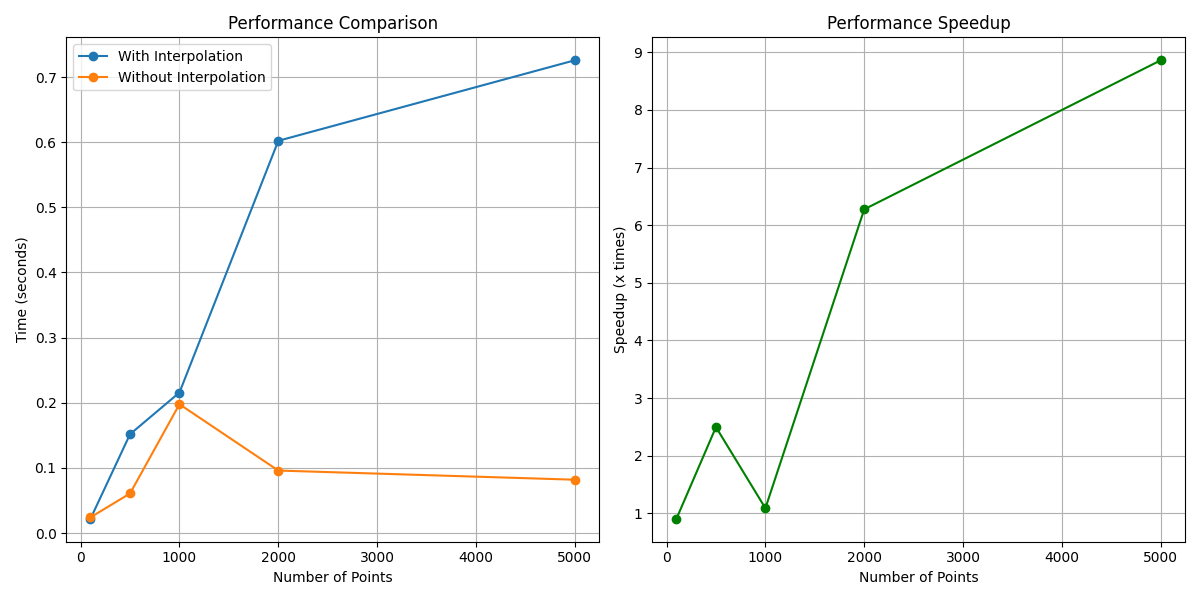

The Python source for this figure:
import numpy as np
import time
from pathlib import Path
import matplotlib.pyplot as plt
from QM_FFT_Analysis.utils import calculate_analytical_gradient

def run_benchmark(n_points_list, skip_interpolation):
    """Run benchmark for different numbers of points."""
    times = []
    
    for n_points in n_points_list:
        # Generate sample data
        n_trans = 5  # Multiple time points
        
        # Create coordinates in range [-1, 1]
        x = np.random.uniform(-1, 1, n_points)
        y = np.random.uniform(-1, 1, n_points)
        z = np.random.uniform(-1, 1, n_points)
        
        # Create complex strengths
        strengths = np.random.randn(n_trans, n_points) + 1j * np.random.randn(n_trans, n_points)
        
        # Time the calculation
        start_time = time.time()
        
        calculate_analytical_gradient(
            x=x, y=y, z=z, strengths=strengths,
            output_dir=None,
            average=True,
            skip_interpolation=skip_interpolation
        )
        
        elapsed_time = time.time() - start_time
        times.append(elapsed_time)
        
        print(f"Points: {n_points}, Skip Interpolation: {skip_interpolation}, Time: {elapsed_time:.4f} seconds")
    
    return times

def main():
    # Test with different numbers of points
    n_points_list = [100, 500, 1000, 2000, 5000]
    
    # Run with interpolation
    print("Running with interpolation...")
    times_with_interp = run_benchmark(n_points_list, skip_interpolation=False)
    
    # Run without interpolation
    print("\nRunning without interpolation...")
    times_without_interp = run_benchmark(n_points_list, skip_interpolation=True)
    
    # Calculate speedup
    speedup = [t1/t2 for t1, t2 in zip(times_with_interp, times_without_interp)]
    
    # Print summary
    print("\nPerformance Summary:")
    print("Points\tWith Interp(s)\tWithout Interp(s)\tSpeedup")
    for i, n_points in enumerate(n_points_list):
        print(f"{n_points}\t{times_with_interp[i]:.4f}\t{times_without_interp[i]:.4f}\t{speedup[i]:.2f}x")
    
    # Plot results
    plt.figure(figsize=(12, 6))
    
    plt.subplot(1, 2, 1)
    plt.plot(n_points_list, times_with_interp, 'o-', label='With Interpolation')
    plt.plot(n_points_list, times_without_interp, 'o-', label='Without Interpolation')
    plt.xlabel('Number of Points')
    plt.ylabel('Time (seconds)')
    plt.title('Performance Comparison')
    plt.grid(True)
    plt.legend()
    
    plt.subplot(1, 2, 2)
    plt.plot(n_points_list, speedup, 'o-', color='green')
    plt.xlabel('Number of Points')
    plt.ylabel('Speedup (x times)')
    plt.title('Performance Speedup')
    plt.grid(True)
    
    plt.tight_layout()
    plt.savefig('skip_interpolation_benchmark.png')
    print("Results saved to skip_interpolation_benchmark.png")

if __name__ == "__main__":
    main() 